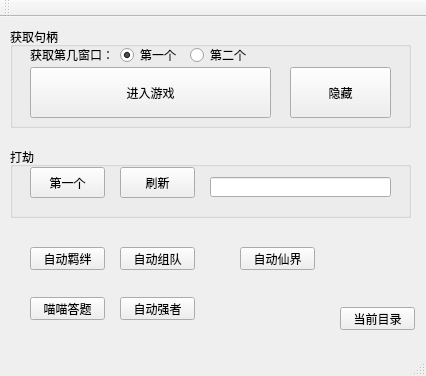
<?xml version="1.0" encoding="UTF-8"?>
<ui version="4.0">
 <class>MainWindow</class>
 <widget class="QMainWindow" name="MainWindow">
  <property name="geometry">
   <rect>
    <x>0</x>
    <y>0</y>
    <width>426</width>
    <height>376</height>
   </rect>
  </property>
  <property name="windowTitle">
   <string>火影</string>
  </property>
  <property name="windowIcon">
   <iconset resource="image.qrc">
    <normaloff>:/resource/image/ico/systemTray.png</normaloff>:/resource/image/ico/systemTray.png</iconset>
  </property>
  <widget class="QWidget" name="centralWidget">
   <widget class="QGroupBox" name="groupBox">
    <property name="geometry">
     <rect>
      <x>10</x>
      <y>10</y>
      <width>401</width>
      <height>101</height>
     </rect>
    </property>
    <property name="title">
     <string>获取句柄</string>
    </property>
    <widget class="QLabel" name="label">
     <property name="geometry">
      <rect>
       <x>20</x>
       <y>20</y>
       <width>91</width>
       <height>16</height>
      </rect>
     </property>
     <property name="text">
      <string>获取第几窗口：</string>
     </property>
    </widget>
    <widget class="QRadioButton" name="hwndIndex_1">
     <property name="geometry">
      <rect>
       <x>110</x>
       <y>20</y>
       <width>71</width>
       <height>16</height>
      </rect>
     </property>
     <property name="text">
      <string>第一个</string>
     </property>
     <property name="checked">
      <bool>true</bool>
     </property>
    </widget>
    <widget class="QRadioButton" name="hwndIndex_2">
     <property name="geometry">
      <rect>
       <x>180</x>
       <y>20</y>
       <width>71</width>
       <height>16</height>
      </rect>
     </property>
     <property name="text">
      <string>第二个</string>
     </property>
    </widget>
    <widget class="QPushButton" name="testBtn">
     <property name="geometry">
      <rect>
       <x>20</x>
       <y>40</y>
       <width>241</width>
       <height>51</height>
      </rect>
     </property>
     <property name="text">
      <string>进入游戏</string>
     </property>
    </widget>
    <widget class="QPushButton" name="hideBtn">
     <property name="geometry">
      <rect>
       <x>280</x>
       <y>40</y>
       <width>101</width>
       <height>51</height>
      </rect>
     </property>
     <property name="text">
      <string>隐藏</string>
     </property>
    </widget>
   </widget>
   <widget class="QGroupBox" name="groupBox_2">
    <property name="geometry">
     <rect>
      <x>10</x>
      <y>130</y>
      <width>401</width>
      <height>71</height>
     </rect>
    </property>
    <property name="title">
     <string>打劫</string>
    </property>
    <widget class="QPushButton" name="plunder_btn_1">
     <property name="geometry">
      <rect>
       <x>20</x>
       <y>20</y>
       <width>75</width>
       <height>31</height>
      </rect>
     </property>
     <property name="text">
      <string>第一个</string>
     </property>
    </widget>
    <widget class="QPushButton" name="plunder_ref_btn">
     <property name="geometry">
      <rect>
       <x>110</x>
       <y>20</y>
       <width>75</width>
       <height>31</height>
      </rect>
     </property>
     <property name="text">
      <string>刷新</string>
     </property>
    </widget>
    <widget class="QLineEdit" name="dajieEdit">
     <property name="geometry">
      <rect>
       <x>200</x>
       <y>30</y>
       <width>181</width>
       <height>20</height>
      </rect>
     </property>
    </widget>
   </widget>
   <widget class="QPushButton" name="autoJibanBtn">
    <property name="geometry">
     <rect>
      <x>30</x>
      <y>230</y>
      <width>75</width>
      <height>23</height>
     </rect>
    </property>
    <property name="text">
     <string>自动羁绊</string>
    </property>
   </widget>
   <widget class="QPushButton" name="autoXianjieBtn">
    <property name="geometry">
     <rect>
      <x>240</x>
      <y>230</y>
      <width>75</width>
      <height>23</height>
     </rect>
    </property>
    <property name="text">
     <string>自动仙界</string>
    </property>
   </widget>
   <widget class="QPushButton" name="zuduiBtn">
    <property name="geometry">
     <rect>
      <x>120</x>
      <y>230</y>
      <width>75</width>
      <height>23</height>
     </rect>
    </property>
    <property name="text">
     <string>自动组队</string>
    </property>
   </widget>
   <widget class="QPushButton" name="qiangzheBtn">
    <property name="geometry">
     <rect>
      <x>120</x>
      <y>280</y>
      <width>75</width>
      <height>23</height>
     </rect>
    </property>
    <property name="text">
     <string>自动强者</string>
    </property>
   </widget>
   <widget class="QPushButton" name="mmdatiBtn">
    <property name="geometry">
     <rect>
      <x>30</x>
      <y>280</y>
      <width>75</width>
      <height>23</height>
     </rect>
    </property>
    <property name="text">
     <string>喵喵答题</string>
    </property>
   </widget>
   <widget class="QPushButton" name="openDirBtn">
    <property name="geometry">
     <rect>
      <x>340</x>
      <y>290</y>
      <width>75</width>
      <height>23</height>
     </rect>
    </property>
    <property name="text">
     <string>当前目录</string>
    </property>
   </widget>
  </widget>
  <widget class="QMenuBar" name="menuBar">
   <property name="geometry">
    <rect>
     <x>0</x>
     <y>0</y>
     <width>426</width>
     <height>23</height>
    </rect>
   </property>
  </widget>
  <widget class="QToolBar" name="mainToolBar">
   <attribute name="toolBarArea">
    <enum>TopToolBarArea</enum>
   </attribute>
   <attribute name="toolBarBreak">
    <bool>false</bool>
   </attribute>
  </widget>
  <widget class="QStatusBar" name="statusBar"/>
 </widget>
 <layoutdefault spacing="6" margin="11"/>
 <resources>
  <include location="image.qrc"/>
 </resources>
 <connections/>
</ui>
